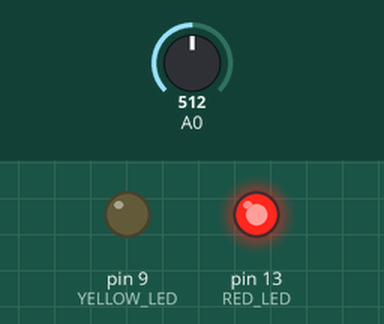
Bench run of a sketch on a simulated Arduino Uno, built with avr-gcc and run on an emulated ATmega328P. Parts: output pins drawn as LEDs (lit = HIGH). The inputs (shaded band) are chosen by the test bench; at power-on: A0 = 512. What the sketch prints to the serial monitor is not drawn.

Above: at 0.1 s.
At 10.1 s:
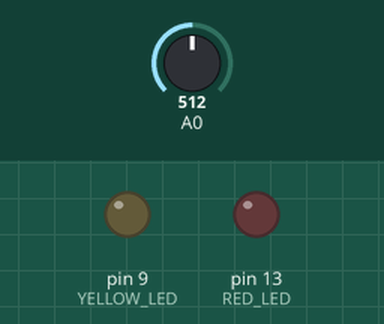
Timing chart, 0 to 11.6 s (numbered marks = the images above):
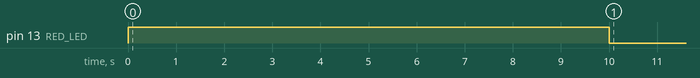

Measured:
- by itself, pin 13 (RED_LED): LOW → HIGH at 0.00 s, → LOW 10.0 s later

The sketch:

E2-5-6.ino
```cpp
float v0 = 5.0; //ベース電圧
unsigned long preTime;//初期時間
const int RED_LED = 13;
const int YELLOW_LED = 9;

void setup(){
  Serial.begin(9600);
  preTime = millis();
  pinMode(RED_LED,OUTPUT);
  pinMode(YELLOW_LED,OUTPUT);

}

void loop(){
  unsigned long now_time = millis();
  // A0ピンのAD変換結果を取得する
  int sensorValue = analogRead(A0);
  // AD変換結果から、電圧を求める
  float v = changeVoltage(sensorValue);
  //電圧を温度に変換
  float temp = changeTemp(v);
  //Serial.print(sensorValue);//arduinoからの読み取り値
  //Serial.print(",");
  //Serial.print(v); //電圧値
  //Serial.print(",");
  //経過時間が10秒以内の時
  if(now_time - preTime <= 10000){
    Serial.print(temp); //温度を表示（セルシウス温度)
    Serial.println(); //改行
    digitalWrite(RED_LED,HIGH);
  }else{
    digitalWrite(RED_LED,LOW);
  }
}

//センサー値を電圧値に変換する
//v0:ベース電圧
float changeVoltage(int value){
  return v0 * (value/1024.0);
}

//電圧を温度に変換する
float changeTemp(float volt){
 return (volt * 1000.0 - 600.0)/10.0;//電圧→温度
}
```
